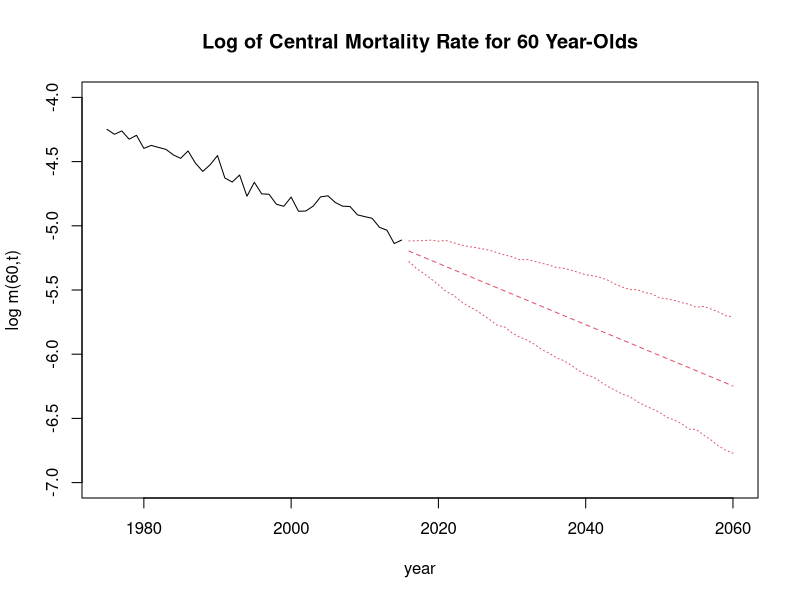

This figure's R source: (Note: this script raises an error after producing the figure.)
## ---- chunk 1
rm(list = ls())
library(knitr)
library(tidyverse)
set.seed(31455034)
knitr::opts_chunk$set(echo = FALSE, warning = FALSE, message = FALSE)
## ---- chunk 2
# Limiting to Years 1975 - 2015 & Ages 0 - 99
death <- read.delim(file = "Data/Deaths_1x1.txt", sep = "") %>%
    filter(1975 <= Year, Year <= 2015, Age != "110+") %>%
    select(-Female, -Male) %>%
    mutate(Age = strtoi(Age)) %>%
    filter(Age < 100)


# Limiting to Years 1975 - 2015 & Ages 0 - 99
exposure <- read.delim(file = "Data/Exposures_1x1.txt", sep = "") %>%
    filter(1975 <= Year, Year <= 2015, Age != "110+") %>%
    select(-Female, -Male) %>%
    mutate(Age = strtoi(Age)) %>%
    filter(Age < 100)

age <- max(death$Age) + 1
year <- 2015 - 1975 + 1

# Death Array
d <- array(NA, c(age, year))

# Exposure Array
e <- array(NA, c(age, year))

# Central Mortality Rate Array
# m_(x, t) ≈ d_(x,t) / E_(x,t)
m <- array(NA, c(age, year + 45))

# Dataset age incrementer
h <- 1

for (t in 1:year) {
    for (x in 1:age) {
        d[x, t] <- death$Total[h]
        e[x, t] <- exposure$Total[h]
        m[x, t] <- d[x, t] / e[x, t]
        h <- h + 1
    }
}
## ---- chunk 3
# Overall mortality level
a <- numeric()

for (x in 1:age) {
    a[x] <- mean(log(m[x, 1:year]))
}

info <- array(NA, c(age, year))

# Demeaned mortality data
for (x in 1:age) {
    for (t in 1:year) {
        info[x, t] <- log(m[x, t]) - a[x]
    }
}

pca <- svd(info, 1, 1)
# X = UDV'
# U: orthogonal matrix
# V: orthogonal matrix
# D: diagonal matrix

# Age-specific sensitivity of log death
b <- pca$u / sum(pca$u)

# Mortality index
k <- sum(pca$u) * pca$d[1] * pca$v
## ---- chunk 4
# Drift Term
mu <- (k[year] - k[1]) / (year - 1)
for (t in 1:45) {
    # Random Walk with Drift
    k[year + t] <- k[year + t - 1] + mu
    for (x in 1:age) {
        m[x, year + t] <- exp(a[x] + b[x] * k[year + t])
    }
}
## ---- chunk 5
sigma <- sd(k[2:year] - k[1:(year - 1)])

# Future Central Mortality Rate Array
mf <- array(NA, c(age, year + 45, 1000))

# Future Mortality index
kf <- array(NA, c(year + 45, 1000))
# 1000 simulations
# rnorm(1): simulated error with mean 0 and variance 1
# sigma*rnorm(1)
for (z in 1:1000) {
    mf[1:age, 1:year, z] <- m[1:age, 1:year]
    kf[1:year, z] <- k[1:year]
    for (t in 1:45) {
        # Random Walk with Drift and noise added
        kf[year + t, z] <- kf[year + t - 1, z] + mu + sigma * rnorm(1)
        for (x in 1:age) {
            mf[x, year + t, z] <- exp(a[x] + b[x] * kf[year + t, z])
        }
    }
}

# 95% preidciton interval

# 97.5% quantile: upper end
upper <- numeric()
# 2.5% quantile: lower end
lower <- numeric()
for (t in 1:45) {
    upper[t] <- quantile(mf[60, year + t, 1:1000], 0.975)
    lower[t] <- quantile(mf[60, year + t, 1:1000], 0.025)
}

plot(
    c(1975:2015), log(m[60, 1:year]),
    xlim = c(1975, 2060), type = "l", ylim = c(-7, -4),
    xlab = "year", ylab = "log m(60,t)",
    main = "Log of Central Mortality Rate for 60 Year-Olds"
)
lines(c(2016:2060), log(m[60, (year + 1):(year + 45)]), lty = 2, col = 2)
lines(c(2016:2060), log(upper), lty = 3, col = 2)
lines(c(2016:2060), log(lower), lty = 3, col = 2)
## ---- chunk 6
# m %>% head()

year <- 2015 - 1975 + 1
x <- c(1:100) / 100
mx <- max(log(m[, year]))
mn <- min(log(m[, year]))
t <- (log(m[, year]) - mn) / (mx - mn) * (0.9 - 0.1) + 0.1
## ---- chunk 7
n <- 100
hids <- 5
epoch <- 100000
y <- array(NA, c(hids, n))
z <- numeric()

logistic <- function(s) {
    if (s > 700) {
        logistic <- 1
    }
    if (s <= 700) {
        logistic <- exp(s) / (1 + exp(s))
    }
    logistic
}

# Initialisation

# Error Function
e <- numeric()
# a: parameters between input layer and hidden layer
# a: uniform distribution (-1,1)
a <- array(NA, c(2, hids))
for (i in 1:2) {
    for (j in 1:hids) {
        a[i, j] <- runif(1, -1, 1)
    }
}
# b: {-1, +1}
b <- -1 + rbinom(hids + 1, 1, 0.5) * 2

# tuning parameters
# epsilon: learning rate
epsilona <- array(0.5, c(2, hids))
epsilonb <- rep(0.5, hids + 1)
# lambda, phi, theta: update learning rate
lambda <- 0.1
phi <- 0.5
theta <- 0.7

# hidden nodes; fitted target value (output)
for (k in 1:n) {
    for (j in 1:hids) {
        y[j, k] <- logistic(a[2, j] + a[1, j] * x[k])
    }
    z[k] <- logistic(b[hids + 1] + sum(b[1:hids] * y[1:hids, k]))
}

# estimation
# epoch: number of iterations
for (h in 1:epoch) {
    # da, db: derivative
    # activation function: logistic function
    # f(s) = exp(s)/(1+exp(s))
    da <- array(0, c(2, hids))
    db <- rep(0, hids + 1)
    # calculate derivatives with respect to a and b
    for (k in 1:n) {
        p <- (z[k] - t[k]) * z[k] * (1 - z[k]) / n
        for (j in 1:hids) {
            db[j] <- db[j] + p * y[j, k]
        }
        db[hids + 1] <- db[hids + 1] + p
        for (j in 1:hids) {
            q <- (z[k] - t[k]) * z[k] * (1 - z[k]) * b[j] * y[j, k] * (1 - y[j, k]) / n
            da[1, j] <- da[1, j] + q[j, ] * x[k]
            da[2, j] <- da[2, j] + q[j, ]
        }
    }
    # update learning rate
    if (h > 1) {
        for (i in 1:2) {
            for (j in 1:hids) {
                if (ga[i, j] * da[i, j] > 0) {
                    epsilona[i, j] <- epsilona[i, j] + lambda
                }
                if (ga[i, j] * da[i, j] <= 0) {
                    epsilona[i, j] <- epsilona[i, j] * phi
                }
            }
        }
        for (j in 1:(hids + 1)) {
            if (gb[j] * db[j] > 0) {
                epsilonb[j] <- epsilonb[j] + lambda
            }
            if (gb[j] * db[j] <= 0) {
                epsilonb[j] <- epsilonb[j] * phi
            }
        }
    }
    # update parameters a and b (gradient descent)
    a <- a - epsilona * da
    b <- b - epsilonb * db
    # update accumulated information
    if (h == 1) {
        ga <- da
        gb <- db
    }
    if (h > 1) {
        ga <- theta * ga + (1 - theta) * da
        gb <- theta * gb + (1 - theta) * db
    }
    # update values of hidden nodes and fitted target
    for (k in 1:n) {
        for (j in 1:hids) {
            y[j, k] <- logistic(a[2, j] + a[1, j] * x[k])
        }
        z[k] <- logistic(b[hids + 1] + sum(b[1:hids] * y[1:hids, k]))
    }
    # calculate error function
    e[h] <- 0.5 * sum((z - t)^2) / n

    if (h %% 10000 == 0) {
        print(paste0("Epoch: ", h))
    }
}

plot(
    c(0:99), (z - 0.1) / 0.8 * (mx - mn) + mn,
    xlab = "age", ylab = "male log death rate 2018",
    ylim = c(-10, -2), type = "l", lty = 3
)

lines(c(0:99), (t - 0.1) / 0.8 * (mx - mn) + mn)
## ---- chunk 8
stopCluster(cl)
